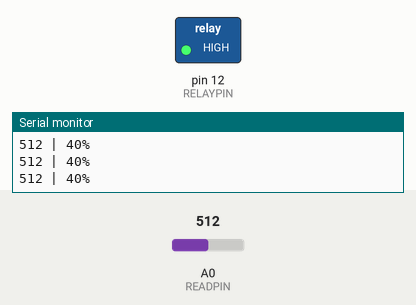
This sketch was run on a simulated Arduino Uno, built with avr-gcc and run on an emulated ATmega328P. Shown: switched loads named in the sketch (green lamp = pin HIGH), the last lines printed to the serial monitor. Inputs (shaded band) come from the test bench; at power-on: A0 (READPIN) = 512.

Above: at 2.2 s.
2.3 s: A0 (READPIN) set to 598
3.8 s: A0 (READPIN) set to 633
6.8 s: A0 (READPIN) set to 383
9.8 s: A0 (READPIN) set to 359
At 10.2 s:
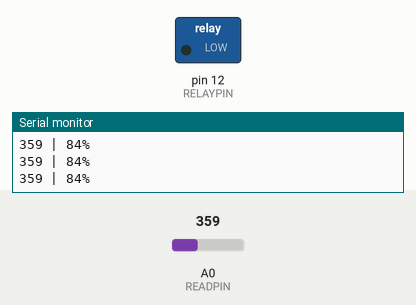
11.3 s: A0 (READPIN) set to 399
12.8 s: A0 (READPIN) set to 421
At 13.6 s:
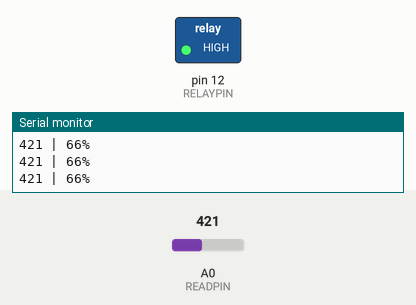
Timing chart, 0 to 15.3 s (numbered marks = the images above; inputs shaded):
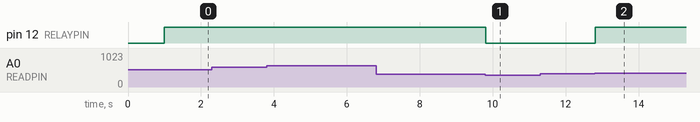

The sketch:

irrigation.ino
```cpp
const int READPIN = 0;
const int RELAYPIN = 12;
int sensorVal;
int moistPer;
int lowPer = 70;
int highPer = 80;

void setup() {
    pinMode(RELAYPIN, OUTPUT);
    Serial.begin(9600);
    delay(1000);
}

void loop() {
    sensorVal = analogRead(READPIN);
    moistPer = map(sensorVal, 650, 305, 0, 100);
    Serial.print(sensorVal);
    Serial.print(" | ");
    Serial.print(moistPer);
    Serial.println("%");

    if (moistPer < lowPer) {
        digitalWrite(RELAYPIN, 1);
    }

    if (moistPer > highPer) {
        digitalWrite(RELAYPIN, 0);
    }

    delay(10);
}
```

Measured:
- the behaviour switches between 371 and 370 on A0 (READPIN) (found by bisection; images 0 and 1)
- the behaviour switches between 408 and 409 on A0 (READPIN) (found by bisection; images 1 and 2)
- after the input at 9.8 s, pin 12 (RELAYPIN): HIGH → LOW at once
- after the input at 12.8 s, pin 12 (RELAYPIN): LOW → HIGH at once
